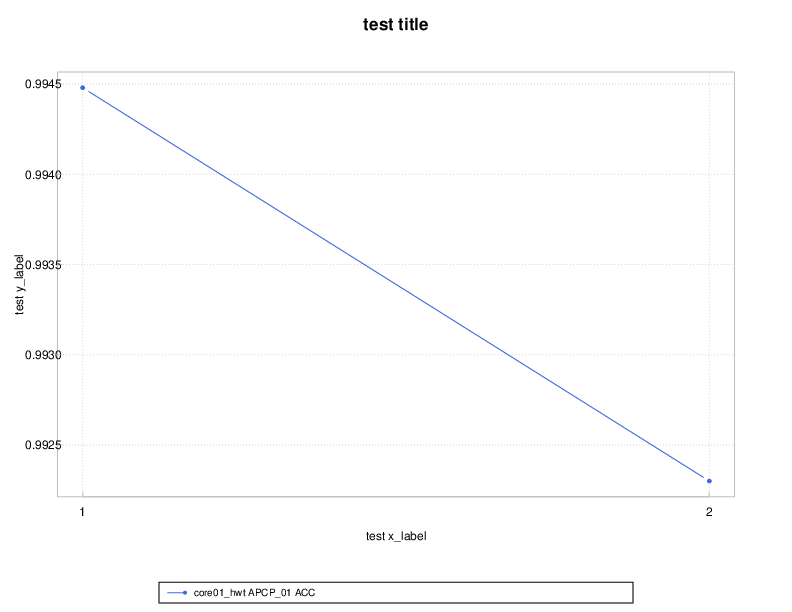
#> input picture test/data/img_1.png, 792 x 612 px
$ python compare_images.py --first ../test/data/img_1.png --second ../test/data/img_2.png
#> lines starting #> are read from the running program, lines starting #| are printed output that depends on the picture; after the words box and inside, x2 and y2 are one past the last pixel; in counts of white or black regions, pixels touching at a corner belong together
# ============================*
 # ** Copyright UCAR (c) 2020
 # ** University Corporation for Atmospheric Research (UCAR)
 # ** National Center for Atmospheric Research (NCAR)
 # ** Research Applications Lab (RAL)
 # ** P.O.Box 3000, Boulder, Colorado, 80307-3000, USA
 # ============================*


"""
Program Name: compare_images.py
Required packages:
 - pip install scikit-image
 - pip install opencv-python
 - pip install imutils

How to use:
   #initialise the class
   compare = CompareImages('/path/to/image1', '/path/to/image2')
   # get the  mssim value. If vmssim == 1 - images are identical
   mssim = compare.get_ssim()

   compare.save_difference_image(self, '/path/to/image')
   compare.save_difference_image(self, '/path/to/image')
   compare.show_thresh_image(True)
"""
import argparse
import imutils
import cv2
from skimage.metrics import structural_similarity


class CompareImages:
    """A class that performs images comparison using mean structural similarity index over the image (mssim).
        The images are considered equal if mssim = 1
        This class has methods to save or display found differences as an image.
        Currently, the following file formats are supported:
       -   Windows bitmaps - *.bmp, *.dib
       -   JPEG files - *.jpeg, *.jpg, *.jpe
       -   JPEG 2000 files - *.jp2
       -   Portable Network Graphics - *.png
       -   WebP - *.webp
       -   Portable image format - *.pbm, *.pgm, *.ppm *.pxm, *.pnm
       -   Sun rasters - *.sr, *.ras
       -   TIFF files - *.tiff, *.tif
       -   OpenEXR Image files - *.exr
       -   Radiance HDR - *.hdr, *.pic
     """

    def __init__(self, image_path_1, image_path_2):
        """Initialises the class by creating images matrix, mssim
            and the difference image

            Args:
                image_path_1 - path to image 1
                image_path_2 - path to image 2
            Raises:
                an error if on of the images cannot be read
                (because of missing file, improper permissions, unsupported or invalid format)
        """
#> called with image_path_1 = '../test/data/img_1.png', image_path_2 = '../test/data/img_2.png'
        self.image_1 = cv2.imread(image_path_1)
#> self.image_1 is the input picture: shape (612, 792, 3); mean B, G, R 253.2, 253, 252.9
        if self.image_1 is None:
            raise KeyError(f'Problems reading the image: {image_path_1}')
        self.image_2 = cv2.imread(image_path_2)
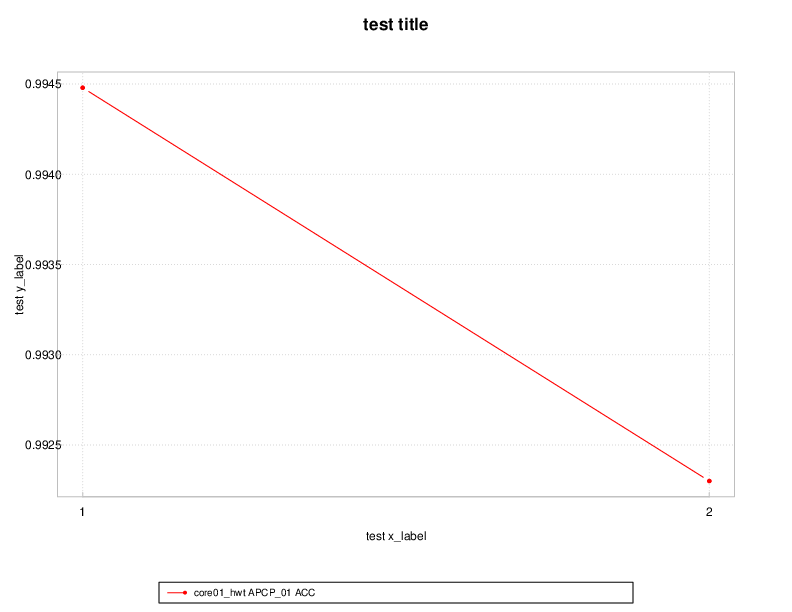
#> input picture test/data/img_2.png, 792 x 612 px
#> self.image_2 is the input picture: shape (612, 792, 3); mean B, G, R 252.8, 252.8, 253.2
        if self.image_2 is None:
            raise KeyError(f'Problems reading the image: {image_path_2}')

        # convert the images to grayscale
        gray_image_1 = cv2.cvtColor(self.image_1, cv2.COLOR_BGR2GRAY)
        gray_image_2 = cv2.cvtColor(self.image_2, cv2.COLOR_BGR2GRAY)

        # compute the Structural Similarity Index (SSIM) between the two
        # images, ensuring that the difference image is returned
        (self.mssim, self.grad) = structural_similarity(gray_image_1, gray_image_2, full=True)
#> self.mssim = 1
        self.grad = (self.grad * 255).astype("uint8")
        self.thresh = None
        self.diff_in_image_1 = None
        self.diff_in_image_2 = None

    def get_mssim(self):
        """Returns mean structural similarity index over the image (mssim) as a float
            The images are equal if mssim = 1
        """
        return self.mssim

    def save_difference_image(self, path_to_file):
        """Saves the difference image to the specified file. The image format is chosen based on the
              filename extension
            Args:
                path_to_file - Name of the file
        """
        cv2.imwrite(path_to_file, self.grad)

    def show_difference_image(self, wait_for_key_event=False):
        """ Displays the difference image in the popup window
            Args:
                wait_for_key_event : If True, The function waitKey waits for a key event infinitely
        """
        cv2.imshow("Difference", self.grad)
        if wait_for_key_event:
            cv2.waitKey(0)

    def _init_thresh(self):
        """ The function applies fixed-level thresholding to a multiple-channel array
            to create a threshold image
        """

        # threshold the difference image, followed by finding contours to
        # obtain the regions of the two input images that differ
        self.thresh = cv2.threshold(self.grad, 0, 255,
                                    cv2.THRESH_BINARY_INV | cv2.THRESH_OTSU)[1]

    def save_thresh_image(self, path_to_file):
        """Saves the threshold image to the specified file. The image format is chosen based on the
            filename extension
            Args:
                path_to_file - Name of the file
        """
        if not self.thresh:
            self._init_thresh()
        cv2.imwrite(path_to_file, self.thresh)

    def show_thresh_image(self, wait_for_key_event=False):
        """ Displays the threshold image in the popup window
            Args:
                wait_for_key_event : If True, The function waitKey waits for a key event infinitely
        """
        if not self.thresh:
            self._init_thresh()
        cv2.imshow("Threshold", self.thresh)
        if wait_for_key_event:
            cv2.waitKey(0)

    def _init_diff_in_image_1(self):
        """This function initialises an image with the computed the bounding box
            on the first input images to represent where the two images differ
        """
        if self.thresh is None:
            self._init_thresh()
        contours = cv2.findContours(self.thresh.copy(), cv2.RETR_EXTERNAL,
                                    cv2.CHAIN_APPROX_SIMPLE)
        contours = imutils.grab_contours(contours)
        self.diff_in_image_1 = self.image_1.copy()
        # loop over the contours
        for contour in contours:
            # compute the bounding box of the contour and then draw the
            # bounding box on the first input image to represent where the two
            # images differ
            (x, y, w, h) = cv2.boundingRect(contour)
            cv2.rectangle(self.diff_in_image_1, (x, y), (x + w, y + h), (0, 0, 255), 2)

    def _init_diff_in_image_2(self):
        """This function initialises an image with the computed the bounding box
            on the second input images to represent where the two images differ
        """
        if self.thresh is None:
            self._init_thresh()
        contours = cv2.findContours(self.thresh.copy(), cv2.RETR_EXTERNAL,
                                    cv2.CHAIN_APPROX_SIMPLE)
        contours = imutils.grab_contours(contours)
        self.diff_in_image_2 = self.image_2.copy()
        # loop over the contours
        for contour in contours:
            # compute the bounding box of the contour and then draw the
            # bounding box on the the first input image to represent where the two
            # images differ
            (x, y, w, h) = cv2.boundingRect(contour)
            cv2.rectangle(self.diff_in_image_2, (x, y), (x + w, y + h), (0, 0, 255), 2)

    def save_difference_in_image_1(self, path_to_file):
        """Saves the first image with  the bounding box to the specified file.
            The image format is chosen based on the filename extension
            Args:
                path_to_file - Name of the file
        """
        if self.diff_in_image_1 is None:
            self._init_diff_in_image_1()
        cv2.imwrite(path_to_file, self.diff_in_image_1)

    def show_difference_in_image_1(self, wait_for_key_event=False):
        """ Displays the first image with  the bounding box in the popup window
            Args:
                wait_for_key_event : If True, The function waitKey waits for a key event infinitely
        """
        if self.diff_in_image_1 is None:
            self._init_diff_in_image_1()
        cv2.imshow('Difference in image 1', self.diff_in_image_1)
        if wait_for_key_event:
            cv2.waitKey(0)

    def save_difference_in_image_2(self, path_to_file):
        """Saves the second image with  the bounding box to the specified file.
            The image format is chosen based on the filename extension
            Args:
                path_to_file - Name of the file
        """
        if not self.diff_in_image_2:
            self._init_diff_in_image_2()
        cv2.imwrite(path_to_file, self.diff_in_image_2)

    def show_difference_in_image_2(self, wait_for_key_event=False):
        """ Displays the second image with  the bounding box in the popup window
            Args:
                wait_for_key_event : If True, The function waitKey waits for a key event infinitely
        """
        if not self.diff_in_image_2:
            self._init_diff_in_image_2()
        cv2.imshow('Difference in image 2', self.diff_in_image_2)
        if wait_for_key_event:
            cv2.waitKey(0)


if __name__ == "__main__":
    # construct the argument parse and parse the arguments
    ARG_PARSER = argparse.ArgumentParser()
    ARG_PARSER.add_argument("-f", "--first", required=True,
                            help="first input image")
    ARG_PARSER.add_argument("-s", "--second", required=True,
                            help="second")
    ARGS = vars(ARG_PARSER.parse_args())
    COMPARE = CompareImages(ARGS["first"], ARGS["second"])
    MSSIM = COMPARE.get_mssim()
#> MSSIM = 1
    if MSSIM == 1.0:
        print("Images are identical")
    else:
        print("Images are different")
        COMPARE.show_difference_image()
        COMPARE.show_thresh_image()
#> in _init_thresh, `self.thresh = cv2.threshold(self.grad, 0, 255, cv2.THRESH_BINARY_INV |..`:
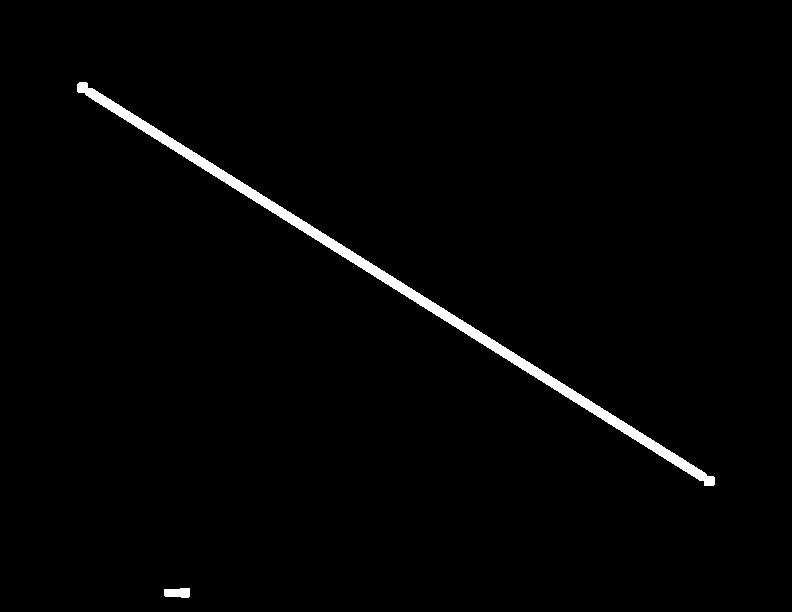
#> self.thresh: shape (612, 792); 1.5% white; 2 white regions
        COMPARE.show_difference_in_image_1()
#> in _init_diff_in_image_1, `contours = cv2.findContours(self.thresh.copy(), cv2.RETR_EXTERNAL, cv2..`: contours = 2 contours; box (x1, y1, x2, y2) and area: (77, 82, 715, 486) 6637, (164, 588, 190, 598) 192
#> the loop in _init_diff_in_image_1, `for contour in contours:` made 2 passes
#> (x, y, w, h) on passes 1 to 2: (164, 588, 26, 10), (77, 82, 638, 404)
#> after the loop in _init_diff_in_image_1, `for contour in contours:`:
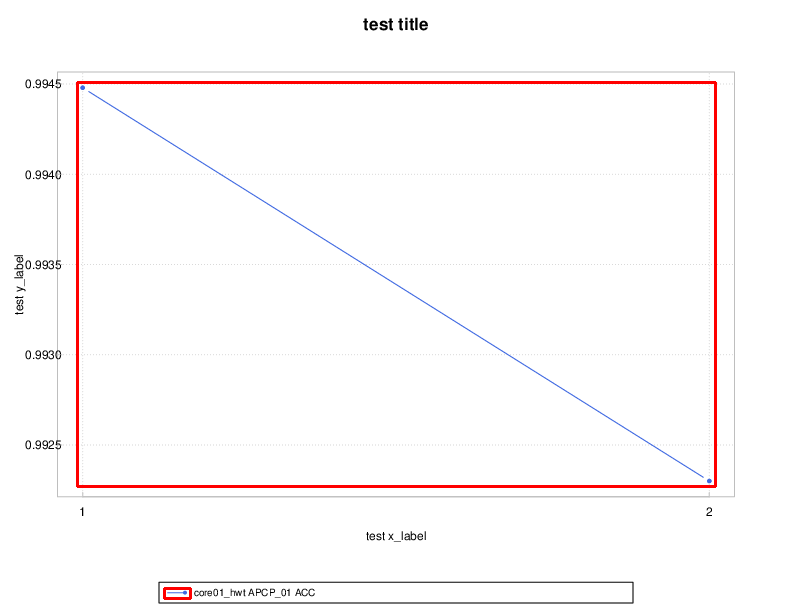
#> self.diff_in_image_1: shape (612, 792, 3); 1.33% of pixels changed, all inside (x1, y1, x2, y2) = (76, 81, 717, 600)
        COMPARE.show_difference_in_image_2(True)
#> the loop in _init_diff_in_image_2, `for contour in contours:` made 2 passes
#> after the loop in _init_diff_in_image_2, `for contour in contours:`:
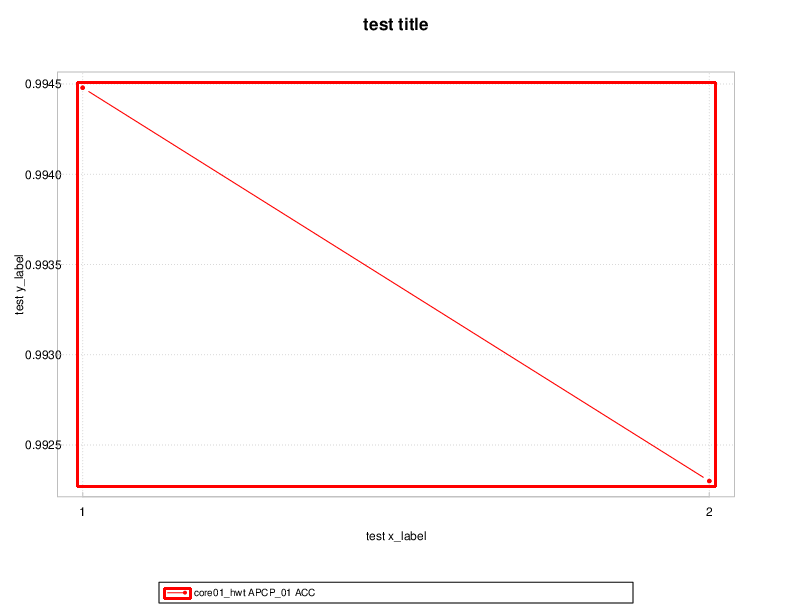
#> self.diff_in_image_2: shape (612, 792, 3); 1.33% of pixels changed, all inside (x1, y1, x2, y2) = (76, 81, 717, 600)
